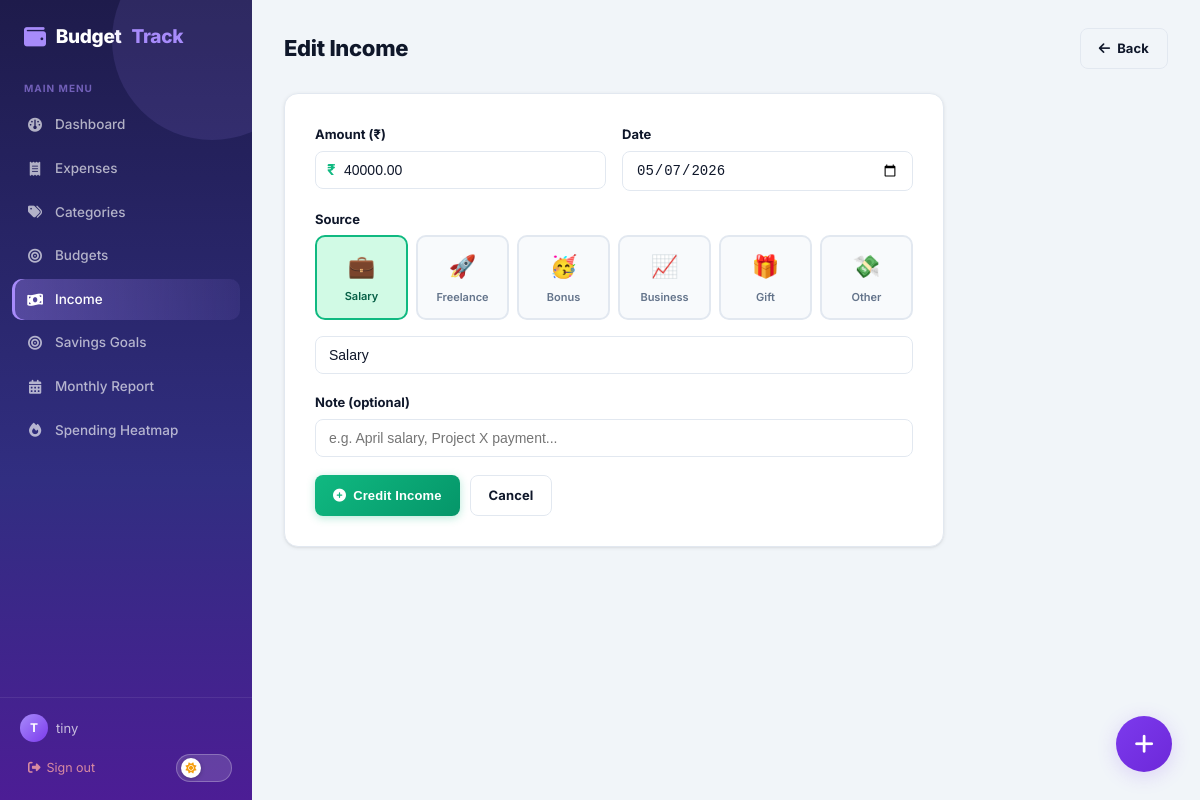
/salary/1/edit (signed in), run on the app's committed database.
### models.py (models this page shows, shortened)
class User(UserMixin, db.Model):
    __tablename__ = "users"
    id = db.Column(db.Integer, primary_key=True)
    username = db.Column(db.String(80), unique=True, nullable=False)
    email = db.Column(db.String(120), unique=True, nullable=False)
    password_hash = db.Column(db.String(256), nullable=False)
    created_at = db.Column(db.DateTime, default=datetime.utcnow)
    categories = db.relationship("Category", backref="user", lazy=True, cascade="all, delete-orphan")
    expenses   = db.relationship("Expense",  backref="user", lazy=True, cascade="all, delete-orphan")
    budgets    = db.relationship("Budget",   backref="user", lazy=True, cascade="all, delete-orphan")
    goals      = db.relationship("SavingsGoal", backref="user", lazy=True, cascade="all, delete-orphan")

class SalaryEntry(db.Model):
    __tablename__ = "salary_entries"
    id         = db.Column(db.Integer, primary_key=True)
    amount     = db.Column(db.Numeric(10, 2), nullable=False)
    source     = db.Column(db.String(120), nullable=False, default="Salary")
    note       = db.Column(db.String(255))
    date       = db.Column(db.Date, nullable=False, default=date.today)
    user_id    = db.Column(db.Integer, db.ForeignKey("users.id"), nullable=False)
    created_at = db.Column(db.DateTime, default=datetime.utcnow)
    user = db.relationship("User", backref=db.backref("salary_entries", lazy=True, cascade="all, delete-orphan"))

### routes/salary.py (the view, shortened to what this page needs)
@salary_bp.route("/<int:id>/edit", methods=["GET", "POST"])
@login_required
def edit(id):
    entry = SalaryEntry.query.filter_by(id=id, user_id=current_user.id).first_or_404()
    form = SalaryForm(obj=entry)
    return render_template("salary/form.html", form=form, title="Edit Income")

### forms.py
class SalaryForm(FlaskForm):
    amount = DecimalField("Amount (₹)", validators=[DataRequired(), NumberRange(min=1)], places=2)
    source = StringField("Source", validators=[DataRequired(), Length(1, 120)], default="Salary")
    note = StringField("Note (optional)", validators=[Optional(), Length(max=255)])
    date = DateField("Date", validators=[DataRequired()])

### models.py (called while the page is built)
@login_manager.user_loader
def load_user(user_id):
    return User.query.get(int(user_id))

### templates/salary/form.html (shortened to what this page needs)
{% extends "base.html" %}
{% block content %}
<div class="page-header">
  <h1>{{ title }}</h1>
  <a href="{{ url_for('salary.index') }}" class="btn btn-outline"><i class="fa fa-arrow-left"></i> Back</a>
</div>
<div class="card form-card">
  <form method="POST" novalidate>
    <div class="form-row">
      <div class="form-group">
        {{ form.amount.label }}
        <div style="position:relative">
          <span style="position:absolute;left:12px;top:50%;transform:translateY(-50%);font-weight:700;color:var(--success);font-size:15px">₹</span>
          {{ form.amount(class="form-control", placeholder="0.00", style="padding-left:28px") }}
        </div>
      </div>
      <div class="form-group">
        {{ form.date.label }}
        {{ form.date(class="form-control") }}
      </div>
    </div>
    <div class="form-group">
      {{ form.source.label }}
      <div class="source-picker">
        {% for src, emoji in [('Salary','💼'),('Freelance','🚀'),('Bonus','🥳'),('Business','📈'),('Gift','🎁'),('Other','💸')] %}
        <div class="source-option" data-value="{{ src }}" onclick="pickSource('{{ src }}', this)">
          <span style="font-size:22px">{{ emoji }}</span>
          <span>{{ src }}</span>
        </div>
        {% endfor %}
      </div>
      {{ form.source(class="form-control", id="source-input", placeholder="Or type custom source...") }}
    </div>
    <div class="form-group">
      {{ form.note.label }}
      {{ form.note(class="form-control", placeholder="e.g. April salary, Project X payment...") }}
    </div>
    <div class="form-actions">
      <button type="submit" class="btn btn-success"><i class="fa fa-plus-circle"></i> Credit Income</button>
      <a href="{{ url_for('salary.index') }}" class="btn btn-outline">Cancel</a>
    </div>
  </form>
</div>
{% endblock %}

### templates/base.html (shortened to what this page needs)
<!DOCTYPE html>
<html lang="en" data-theme="light">
<head>
  <link rel="stylesheet" href="https://cdnjs.cloudflare.com/ajax/libs/font-awesome/6.5.0/css/all.min.css"/>
  <link rel="stylesheet" href="{{ url_for('static', filename='css/style.css') }}"/>
</head>
<body>
{% if current_user.is_authenticated %}
<nav class="sidebar" id="sidebar">
  <div class="sidebar-brand">
    <i class="fa fa-wallet"></i> Budget<span>Track</span>
  </div>
  <p class="nav-section-label">Main Menu</p>
  <ul class="nav-links">
    <li><a href="{{ url_for('dashboard.index') }}" class="{{ 'active' if request.endpoint == 'dashboard.index' }}" onclick="closeSidebar()">
      <i class="fa fa-gauge"></i> Dashboard</a></li>
    <li><a href="{{ url_for('expenses.index') }}" class="{{ 'active' if request.blueprint == 'expenses' }}" onclick="closeSidebar()">
      <i class="fa fa-receipt"></i> Expenses</a></li>
    <li><a href="{{ url_for('categories.index') }}" class="{{ 'active' if request.blueprint == 'categories' }}" onclick="closeSidebar()">
      <i class="fa fa-tags"></i> Categories</a></li>
    <li><a href="{{ url_for('budgets.index') }}" class="{{ 'active' if request.blueprint == 'budgets' }}" onclick="closeSidebar()">
      <i class="fa fa-bullseye"></i> Budgets</a></li>
    <li><a href="{{ url_for('salary.index') }}" class="{{ 'active' if request.blueprint == 'salary' }}" onclick="closeSidebar()">
      <i class="fa fa-money-bill-wave"></i> Income</a></li>
    <li><a href="{{ url_for('goals.index') }}" class="{{ 'active' if request.blueprint == 'goals' }}" onclick="closeSidebar()">
      <i class="fa fa-bullseye"></i> Savings Goals</a></li>
    <li><a href="{{ url_for('report.index') }}" class="{{ 'active' if request.endpoint == 'report.index' }}" onclick="closeSidebar()">
      <i class="fa fa-calendar-alt"></i> Monthly Report</a></li>
    <li><a href="{{ url_for('report.heatmap') }}" class="{{ 'active' if request.endpoint == 'report.heatmap' }}" onclick="closeSidebar()">
      <i class="fa fa-fire"></i> Spending Heatmap</a></li>
  </ul>
  <div class="sidebar-footer">
    <div class="user-info">
      <div class="user-avatar">{{ current_user.username[0].upper() }}</div>
      <span>{{ current_user.username }}</span>
    </div>
    <div style="display:flex;align-items:center;justify-content:space-between;margin-top:4px">
      <a href="{{ url_for('auth.logout') }}" class="logout-btn"><i class="fa fa-sign-out-alt"></i> Sign out</a>
      <button class="theme-toggle desktop-theme" id="themeToggleDesktop" title="Toggle dark mode" aria-label="Toggle dark mode">
        <span class="theme-toggle-knob"><i class="fa fa-sun" id="themeIconDesktop"></i></span>
      </button>
    </div>
  </div>
</nav>
<main class="main-content" id="mainContent">
{% endif %}
{% block content %}{% endblock %}
{% if current_user.is_authenticated %}
</main>
<button class="fab" onclick="openQuickAdd()" title="Quick add expense">
  <i class="fa fa-plus"></i>
</button>
{% endif %}
</body>
</html>

### data on the page
User: username "T", username "tiny"
SalaryEntry: amount "40000.00", date "05/07/2026", source "Salary"

### other printed values
{{ title }} "Edit Income"
{{ emoji }} "💼" "🚀" "🥳" "📈" "🎁" "💸"
{{ src }} "Salary" "Freelance" "Bonus" "Business" "Gift" "Other"
